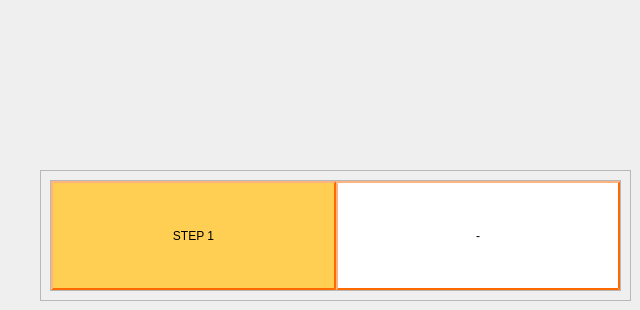
         <widget class="QWidget" name="page">
          <widget class="QFrame" name="frame_25">
           <property name="geometry">
            <rect>
             <x>40</x>
             <y>170</y>
             <width>591</width>
             <height>131</height>
            </rect>
           </property>
           <property name="frameShape">
            <enum>QFrame::StyledPanel</enum>
           </property>
           <property name="frameShadow">
            <enum>QFrame::Raised</enum>
           </property>
           <layout class="QVBoxLayout" name="verticalLayout_6">
            <item>
             <widget class="QFrame" name="frame_26">
              <property name="frameShape">
               <enum>QFrame::StyledPanel</enum>
              </property>
              <property name="frameShadow">
               <enum>QFrame::Raised</enum>
              </property>
              <layout class="QHBoxLayout" name="horizontalLayout_17" stretch="0,0">
               <property name="spacing">
                <number>0</number>
               </property>
               <property name="leftMargin">
                <number>0</number>
               </property>
               <property name="topMargin">
                <number>0</number>
               </property>
               <property name="rightMargin">
                <number>0</number>
               </property>
               <property name="bottomMargin">
                <number>0</number>
               </property>
               <item>
                <widget class="QLabel" name="label_38">
                 <property name="styleSheet">
                  <string notr="true">QLabel{
	background-color:rgb(255, 207, 84); 
	border-style: outset;
    border-width: 2px;
    border-color: rgb(255, 106, 0);
	border-radius: 0px;
	color: rgb(0,0,0);
}
</string>
                 </property>
                 <property name="text">
                  <string>STEP 1</string>
                 </property>
                 <property name="alignment">
                  <set>Qt::AlignCenter</set>
                 </property>
                </widget>
               </item>
               <item>
                <widget class="QLabel" name="label_step_1_1">
                 <property name="styleSheet">
                  <string notr="true">QLabel{
	background-color:rgb(255, 255, 255); 
	border-style: outset;
    border-width: 2px;
    border-color: rgb(255, 106, 0);
	border-radius: 0px;
	color: rgb(0,0,0);
}
</string>
                 </property>
                 <property name="text">
                  <string>-</string>
                 </property>
                 <property name="alignment">
                  <set>Qt::AlignCenter</set>
                 </property>
                </widget>
               </item>
              </layout>
             </widget>
            </item>
           </layout>
          </widget>
         </widget>
